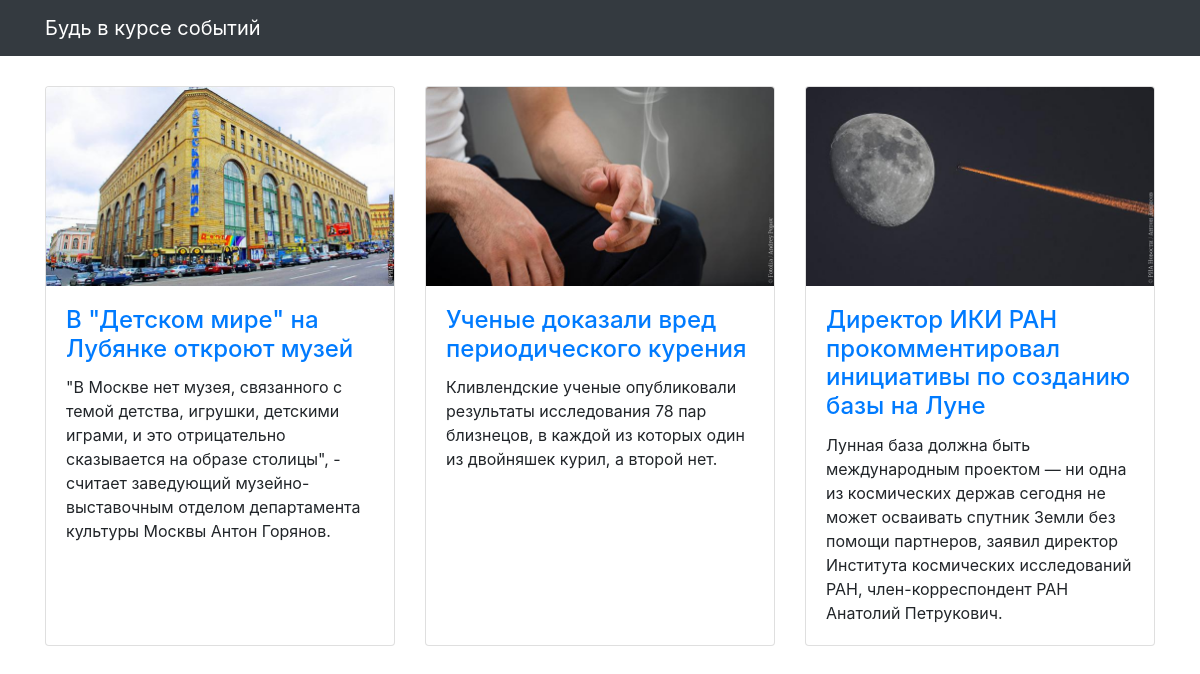
Before: / with the older database file.
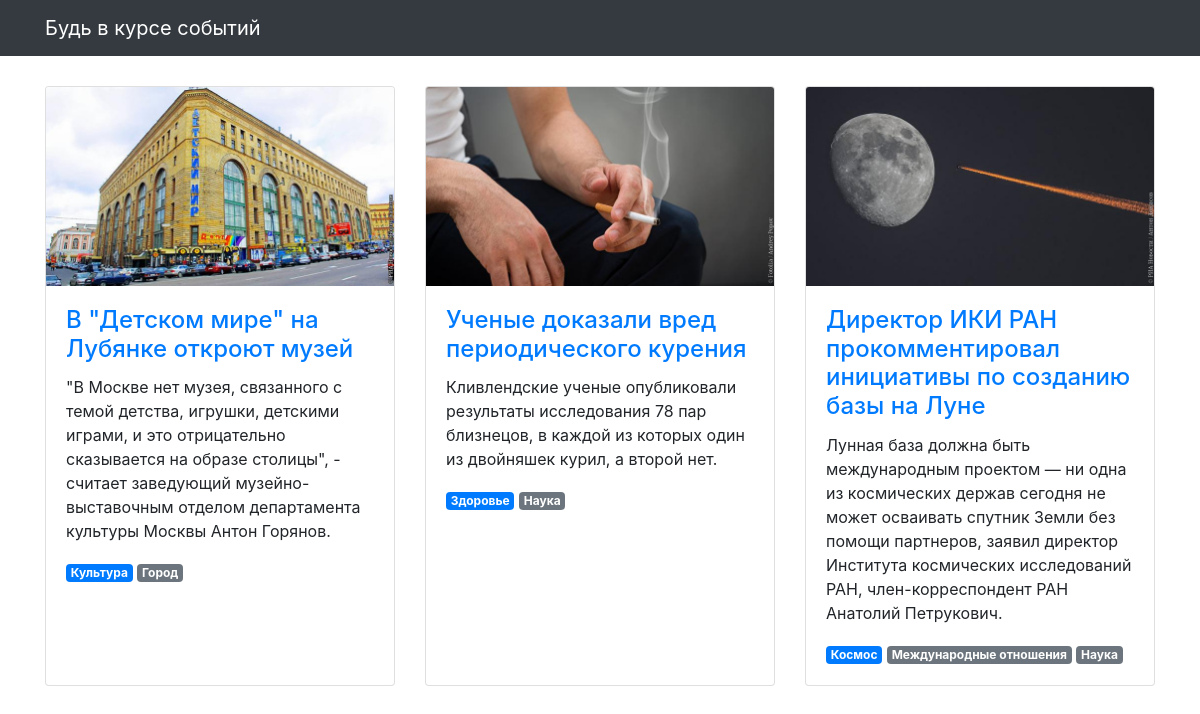
After: the same page with the newer database file.
### articles/models.py (models this page shows, shortened)
class Article(models.Model):
    title = models.CharField(max_length=256, verbose_name='Название')
    text = models.TextField(verbose_name='Текст')
    published_at = models.DateTimeField(verbose_name='Дата публикации')
    image = models.ImageField(null=True, blank=True, verbose_name='Изображение',)
    headings = models.ManyToManyField(Heading, related_name='articles', through='HeadingArticle')
    class Meta:
        verbose_name = 'Статья'
        verbose_name_plural = 'Статьи'
        ordering = ['-published_at']

class HeadingArticle(models.Model):
    article = models.ForeignKey(Article, on_delete=models.CASCADE, related_name='scopes')
    tag = models.ForeignKey(Heading, on_delete=models.CASCADE, related_name='groups', verbose_name='Выбор рубрики',)
    is_main = models.BooleanField(default=False, verbose_name='Основная рубрика')
    class Meta:
        verbose_name = 'Рубрика'
        verbose_name_plural = 'РУБРИКИ'

class Heading(models.Model):
    name = models.CharField(max_length=32, default='Разное', verbose_name='Название рубрики')
    class Meta:
        verbose_name = 'Рубрика'
        verbose_name_plural = 'Рубрикатор'

### articles/views.py (the view)
# urls.py: path('', articles_list, name='articles'),
def articles_list(request):
    template = 'articles/news.html'
    object_list = Article.objects.all().order_by('-published_at')
    context = {
        'object_list': object_list,
    }
    return render(request, template, context)

### templates/articles/news.html (shortened to what this page needs)
{% extends "articles/base.html" %}
{% load static %}
{% block content %}
  <div class="row">
    {% for article in object_list %}
      <div class="col-lg-4 col-sm-6 portfolio-item">
        <div class="card h-100">
          <a href="#"><img class="card-img-top" src="{% get_media_prefix %}{{ article.image }}" alt=""></a>
          <div class="card-body">
            <h4 class="card-title">
              <a href="#">{{ article.title }}</a>
            </h4>
            <p class="card-text">{{ article.text }}</p>
            {% for scope in article.scopes.all %}
              <span class="badge {% if scope.is_main %}badge-primary{% else %}badge-secondary{% endif %}">{{ scope.tag.name }}</span>
            {% endfor %}
          </div>
        </div>
      </div>
    {% endfor %}
  </div>
{% endblock %}

### templates/articles/base.html (shortened to what this page needs)
{% load static %}
<html lang="ru">
<head>
  <link href="{% static  "css/bootstrap.min.css" %}" rel="stylesheet">
  <link href="{% static  "css/3-col-portfolio.css" %}" rel="stylesheet">
</head>
<body>
<nav class="navbar navbar-expand-lg navbar-dark bg-dark fixed-top">
  <div class="container">
    <a class="navbar-brand" href="#">Будь в курсе событий</a>
  </div>
</nav>
<div class="container">{% block content %}{% endblock %}</div>
</body>
</html>

### static/css/3-col-portfolio.css (style rules this page uses)
body { padding-top: 84px; padding-bottom: 84px; }
@media (min-width: 992px) { body { padding-top: 86px; padding-bottom: 86px; } }

Changed rows visible on the page:
added HeadingArticle: tag.name "Культура", is_main True (drawn), shown under Article "В \"Детском мире\" на Лубянке откроют музей"
added HeadingArticle: tag.name "Город", shown under Article "В \"Детском мире\" на Лубянке откроют музей"
added HeadingArticle: tag.name "Здоровье", is_main True (drawn), shown under Article "Ученые доказали вред периодического курения"
added HeadingArticle: tag.name "Наука", shown under Article "Ученые доказали вред периодического курения"
added HeadingArticle: tag.name "Космос", is_main True (drawn), shown under Article "Директор ИКИ РАН прокомментировал инициативы по созданию базы на Луне"
added HeadingArticle: tag.name "Международные отношения", shown under Article "Директор ИКИ РАН прокомментировал инициативы по созданию базы на Луне"
added HeadingArticle: tag.name "Наука", shown under Article "Директор ИКИ РАН прокомментировал инициативы по созданию базы на Луне"
